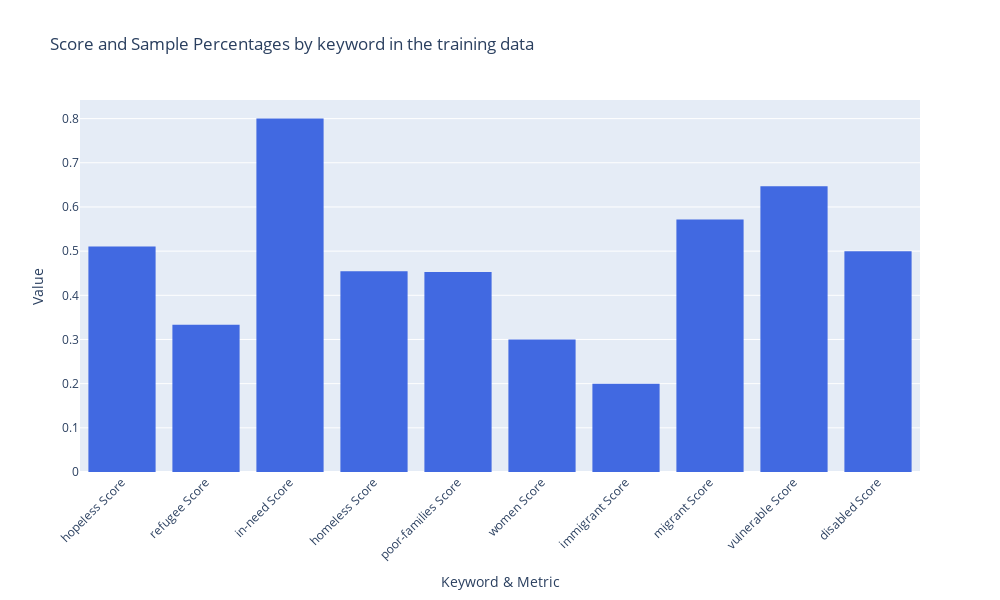

The cell this chart's notebook holds for it:
### Code cell
plot_metrics_per_group('keyword', scores_per_keyword, 'f1', False)

### Figure 1 — Plotly figure (JSON) as saved in the notebook; plotly's stock layout.template omitted (floating-point values rounded to 4 significant figures)
{"data": [{"marker": {"color": ["royalblue", "royalblue", "royalblue", "royalblue", "royalblue", "royalblue", "royalblue", "royalblue", "royalblue", "royalblue"], "line": {"color": "rgba(0,0,0,0)", "width": 0.5}}, "showlegend": false, "type": "bar", "x": ["hopeless Score", "refugee Score", "in-need Score", "homeless Score", "poor-families Score", "women Score", "immigrant Score", "migrant Score", "vulnerable Score", "disabled Score"], "y": [0.5106, 0.3333, 0.8, 0.4545, 0.4528, 0.3, 0.2, 0.5714, 0.6471, 0.5]}], "layout": {"height": 600, "legend": {"title": {"text": "Metric"}, "x": 0.01, "xanchor": "left", "y": 0.99, "yanchor": "top"}, "title": {"text": "Score and Sample Percentages by keyword in the training data"}, "width": 1000, "xaxis": {"tickangle": -45, "title": {"text": "Keyword & Metric"}}, "yaxis": {"title": {"text": "Value"}}}}
